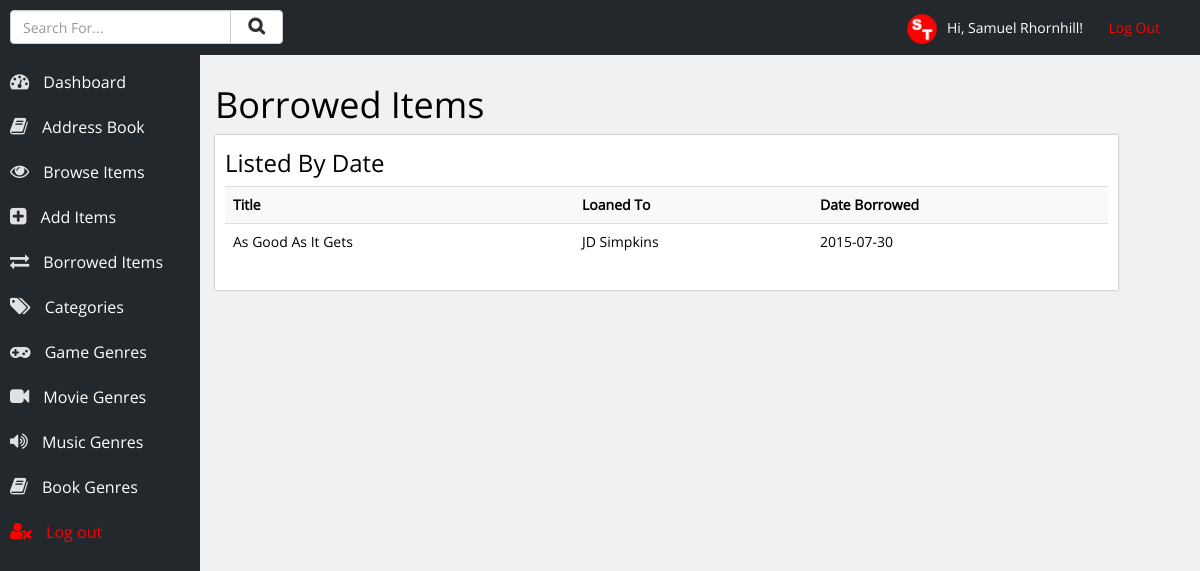
The app's page /borrowed.php (signed in) with its own data.
### tables this page shows
CREATE TABLE IF NOT EXISTS `users` (
  `id` int(10) NOT NULL AUTO_INCREMENT,
  `username` varchar(20) NOT NULL,
  `name` varchar(50) NOT NULL,
  `password` varchar(12) NOT NULL,
  PRIMARY KEY (`id`)
);

CREATE TABLE IF NOT EXISTS `borrowed` (
  `id` int(11) NOT NULL AUTO_INCREMENT,
  `title` int(15) NOT NULL,
  `borrowed_by` int(5) NOT NULL,
  `date_borrowed` date NOT NULL,
  PRIMARY KEY (`id`)
);

CREATE TABLE IF NOT EXISTS `items` (
  `id` int(25) NOT NULL AUTO_INCREMENT,
  `item_name` varchar(200) NOT NULL,
  `item_category` int(3) NOT NULL,
  `genre` varchar(50) NOT NULL,
  `type` varchar(50) NOT NULL,
  `album` varchar(100) NOT NULL,
  `track` int(3) NOT NULL,
  `artist` varchar(100) NOT NULL,
  `location` varchar(100) NOT NULL,
  `borrowed` int(1) NOT NULL,
  `author` varchar(100) NOT NULL,
  `isbn` varchar(30) NOT NULL,
  PRIMARY KEY (`id`)
);

CREATE TABLE IF NOT EXISTS `contacts` (
  `id` int(11) NOT NULL AUTO_INCREMENT,
  `fname` varchar(50) NOT NULL,
  `lname` varchar(50) NOT NULL,
  `email` varchar(200) NOT NULL,
  `phone` varchar(20) NOT NULL,
  `house_number` varchar(150) NOT NULL,
  `town` varchar(100) NOT NULL,
  `city` varchar(100) NOT NULL,
  `post_code` varchar(25) NOT NULL,
  `borrowed` int(1) NOT NULL,
  `notes` varchar(2000) NOT NULL,
  PRIMARY KEY (`id`)
);

### inc/account-info.php (called while the page is built, shortened)
<?php
	$loggedIn = $_SESSION['username'];
	$result = mysqli_query($con, "SELECT * FROM users WHERE username = '$loggedIn'");
	while ($row = mysqli_fetch_array($result)) {
		$name = $row['name'];
	}
?>

### borrowed.php (the view, shortened to what this page needs)
<?php
	include ('inc/db_con.php');
	include ('inc/account-info.php');
	include ('inc/head.php');
?>
	<div class="row content-area">
		<h1>Borrowed Items</h1>
		<div class="col-xs-11 section">
			<h3>Listed By Date</h3>
			<table class="table table-items table-striped">
				<tr>
					<th>Title</th>
					<th>Loaned To</th>
					<th>Date Borrowed</th>
				</tr>
		<?php
			$result = mysqli_query($con, "SELECT * FROM borrowed ORDER BY date_borrowed ASC");
			while ($row = mysqli_fetch_array($result)) {
				$titleNumber = $row['title'];
				$borrowedByNumber = $row['borrowed_by'];
				$date_borrowed = $row['date_borrowed'];
				$getTitle = mysqli_query($con, "SELECT * FROM items WHERE id='$titleNumber'");
				while ($row = mysqli_fetch_array($getTitle)) {
					$title = $row['item_name'];
				}
				$getName = mysqli_query($con, "SELECT * FROM contacts WHERE id='$borrowedByNumber'");
				while ($row = mysqli_fetch_array($getName)) {
					$bbfname = $row['fname'];
					$bblname = $row['lname'];
				}
				$bb = $bbfname . ' ' . $bblname;
				echo '<tr class="list" onclick="location.href=\'contact.php?id='.  $borrowedByNumber . '\'" title="View ' . $bb  . ' \'s Information">';
					echo '<td>' . $title . '</td>';
					echo '<td>' . $bb . '</td>';
					echo '<td>' . $date_borrowed . '</td>';
				echo '</tr>';
			}
		?>
			</table>
		</div>
	</div>
<?php include ('inc/footer.php'); ?>

### inc/head.php (shortened to what this page needs)
<!DOCTYPE html>
<html lang="en">
<head>
	<link rel="stylesheet" href="css/bootstrap.min.css" />
	<link rel="stylesheet" href="css/main.css" />
	<link rel="stylesheet" href="css/font-awesome.min.css" />
</head>
<body>
<div class="container-fluid">
	<header>
		<p class="log-out"><img style="max-height:30px; margin-right:10px;" src="images/logo.png" alt="Samuel Thornhill" />Hi, <?php echo $name; ?>! &nbsp; &nbsp; &nbsp; <a href="handlers/log-out.php">Log Out</a></p>
		<div class="row">
			<div class="col-xs-3">
				<p style="">
					<form action="search-results.php" method="POST">
						<div class="input-group">
							<input type="text" class="form-control" name="term" placeholder="Search For..." />
							<span class="input-group-btn">
								<button class="btn btn-default" style="margin-top:-20px;" type="submit" name="submit"><i class="fa fa-search" style="font-weight:bold; padding-left:5px; padding-right:5px; font-size:125%;"></i></button>
							</span>
						</div>
					</form>
				</p>
			</div>
		</div>
	</header>
	<div class="navigation">
		<ul>
			<li><a href="index.php"><i class="fa fa-tachometer"></i> Dashboard</a></li>
			<li><a href="contacts.php"><i class="fa fa-book"></i> Address Book</a></li>
			<li><a href="choose-category.php"><i class="fa fa-eye"></i> Browse Items</a></li>
			<li><a href="add-item.php"><i class="fa fa-plus-square"></i> Add Items</a></li>
			<li><a href="borrowed.php"><i class="fa fa-exchange"></i> Borrowed Items</a></li>
			<li><a href="categories.php"><i class="fa fa-tags"></i> Categories</a></li>
			<li><a href="genre.php?genre=Game"><i class="fa fa-gamepad"></i> Game Genres</a></li>
			<li><a href="genre.php?genre=Movie"><i class="fa fa-video-camera"></i> Movie Genres</a></li>
			<li><a href="genre.php?genre=Music"><i class="fa fa-volume-up"></i> Music Genres</a></li>
			<li><a href="genre.php?genre=Book"><i class="fa fa-book"></i> Book Genres</a></li>
			<li><a style="color:red;" href="handlers/log-out.php"><i style="color:red;" class="fa fa-user-times"></i> Log out</a></li>
		</ul>
	</div>

### css/main.css (style rules this page uses)
body { font-size: 14px; font-family: open-sans; background-color: #f1f1f1; color: black; }
header { width: 100%; background-color: #23282D; height: 55px; line-height: 55px; position: fixed; top: 0px; left: 0px; color: white; z-index: 99; padding-left: 10px; padding-right: 10px; }
header .log-out { float: right; margin-right: 30px; }
header .log-out a { text-decoration: none; color: red; }
.navigation { background-color: #23282D; width: 200px; height: 100%; float: left; position: fixed; top: 0px; left: 0px; padding-top: 40px; color: white; font-size: 16px; }
.navigation ul { list-style-type: none; margin: 0px; padding: 0px; margin-top: 20px; }
.navigation ul li { margin: 0px; padding: 0px; }
.navigation ul li a { color: white; text-decoration: none; height: 45px; line-height: 45px; display: block; padding-left: 10px; }
.navigation ul li a .fa { padding-right: 10px; font-size: 120%; color: #e1e1e1; }
.content-area { margin-left: 200px; padding-top: 65px; margin-bottom: 50px; }
.section { background-color: white; box-shadow: 0px 0px 2px #999; padding: 10px; }
.section h1, .section h2, .section h3, .section h4, .section h5, .section h6 { margin-top: 5px; }

### records on screen
users: name "Samuel Rhornhill"
borrowed: items.item_name "As Good As It Gets", contacts.fname+lname "JD Simpkins", date_borrowed "2015-07-30"
